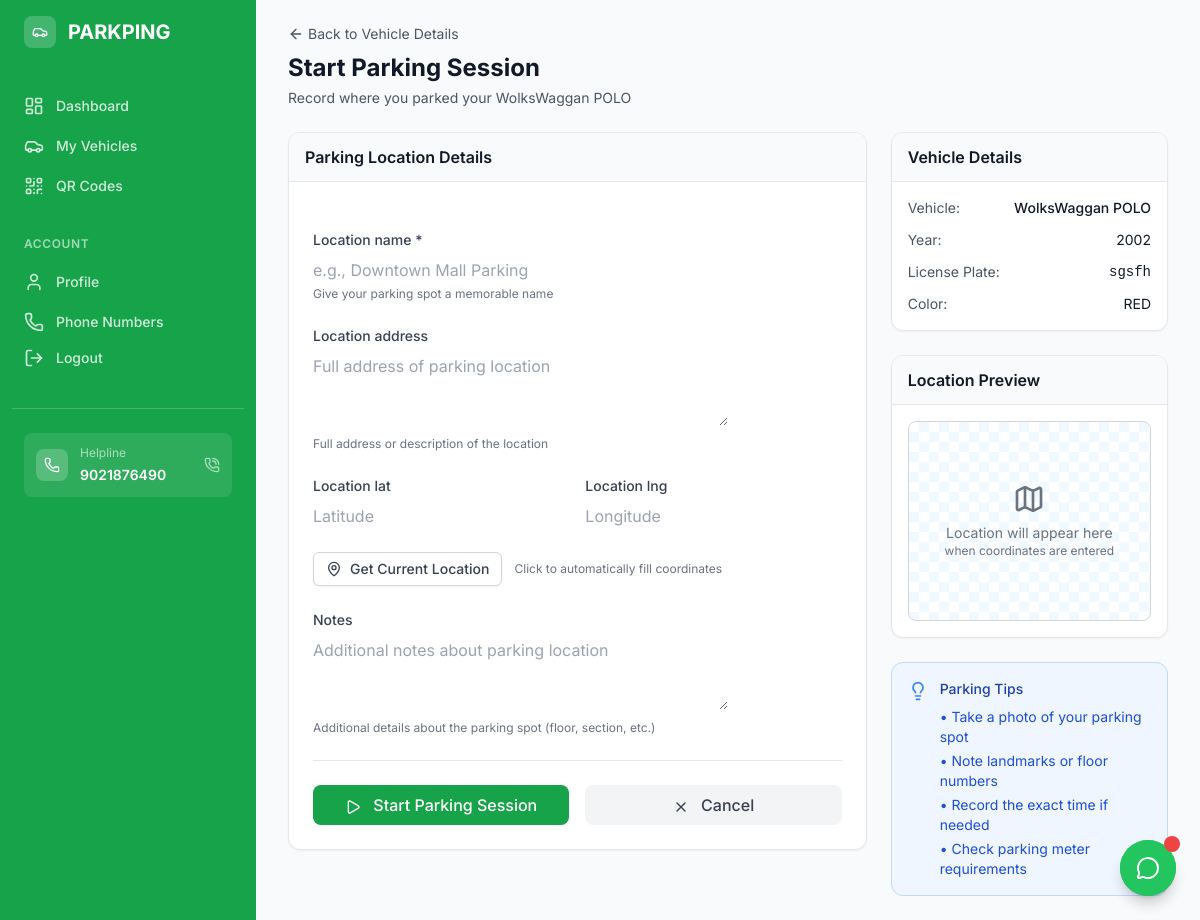
/parking/vehicles/5/start-parking/ (signed in), run on the app's committed database.
### parking/models.py (models this page shows, shortened)
class Vehicle(models.Model):
    VEHICLE_TYPES = [
        ('car', 'Car'),
        ('motorcycle', 'Motorcycle'),
        ('truck', 'Truck'),
        ('van', 'Van'),
        ('suv', 'SUV'),
        ('other', 'Other'),
    ]
    user = models.ForeignKey(CustomUser, on_delete=models.CASCADE, related_name='vehicles')
    vehicle_type = models.CharField(max_length=20, choices=VEHICLE_TYPES, default='car')
    make = models.CharField(max_length=100)
    model = models.CharField(max_length=100)
    year = models.PositiveIntegerField()
    color = models.CharField(max_length=50)
    license_plate = models.CharField(max_length=20, unique=True)
    vin = models.CharField(max_length=17, blank=True, help_text="Vehicle Identification Number")
    contact_phone = models.ForeignKey(
        'accounts.UserPhoneNumber',
        on_delete=models.SET_NULL,
        null=True,
        blank=True,
        related_name='vehicle_contacts'
    )
    qr_code = models.ImageField(upload_to='qr_codes/', null=True, blank=True)
    qr_unique_id = models.UUIDField(default=uuid.uuid4, unique=True)
    is_qr_active = models.BooleanField(default=True)
    qr_primary_color = models.CharField(max_length=7, default='#000000', help_text="Primary QR color")
    qr_secondary_color = models.CharField(max_length=7, default='#FFFFFF', help_text="Secondary QR color")
    qr_include_logo = models.BooleanField(default=False, help_text="Include logo in QR code")
    qr_logo_size = models.CharField(max_length=10, default='medium', choices=[('small', 'Small'), ('medium', 'Medium'), ('large', 'Large')])
    qr_size = models.CharField(max_length=10, default='medium', choices=[('small', 'Small (200x200)'), ('medium', 'Medium (300x300)'), ('large', 'Large (400x400)')])
    show_phone = models.BooleanField(default=True)
    show_name = models.BooleanField(default=False)
    show_email = models.BooleanField(default=False)
    show_vehicle_details = models.BooleanField(default=True)
    emergency_contact_number = models.CharField(max_length=17, blank=True, help_text="Emergency contact number to display in QR code")
    show_emergency_contact = models.BooleanField(default=False, help_text="Show emergency contact number in QR code")
    helpline_number = models.CharField(max_length=17, blank=True, help_text="Helpline number to display in QR code")
    show_helpline_number = models.BooleanField(default=False, help_text="Show helpline number in QR code")
    masking_enabled = models.BooleanField(default=False, help_text="Enable number masking for this vehicle's QR code")
    created_at = models.DateTimeField(auto_now_add=True)
    updated_at = models.DateTimeField(auto_now=True)
    class Meta:
        ordering = ['-created_at']

### parking/views.py (the view)
# urls.py: path('vehicles/<int:vehicle_id>/start-parking/', views.start_parking_session, name='start_parking_session'),
@login_required
def start_parking_session(request, vehicle_id):
    vehicle = get_object_or_404(Vehicle, pk=vehicle_id, user=request.user)
    if request.method == 'POST':
        form = ParkingSessionForm(request.POST)
        if form.is_valid():
            session = form.save(commit=False)
            session.vehicle = vehicle
            session.status = 'active'
            session.save()
            messages.success(request, 'Parking session started!')
            return redirect('parking:parking_sessions')
    else:
        form = ParkingSessionForm()
    context = {
        'form': form,
        'vehicle': vehicle,
    }
    return render(request, 'parking/start_parking_session.html', context)

### parking/forms.py
class ParkingSessionForm(forms.ModelForm):
    class Meta:
        model = ParkingSession
        fields = ['location_name', 'location_address', 'location_lat', 'location_lng', 'notes']
        widgets = {
            'location_name': forms.TextInput(attrs={'placeholder': 'e.g., Downtown Mall Parking'}),
            'location_address': forms.Textarea(attrs={'rows': 3, 'placeholder': 'Full address of parking location'}),
            'location_lat': forms.NumberInput(attrs={'step': 'any', 'placeholder': 'Latitude'}),
            'location_lng': forms.NumberInput(attrs={'step': 'any', 'placeholder': 'Longitude'}),
            'notes': forms.Textarea(attrs={'rows': 3, 'placeholder': 'Additional notes about parking location'}),
        }

### templates/parking/start_parking_session.html (shortened to what this page needs)
{% extends 'base.html' %}
{% load static %}
{% block content %}
  <div class="mb-6">
    <div class="flex items-center space-x-3">
      <a href="{% url 'parking:vehicle_detail' vehicle.pk %}" class="inline-flex items-center text-sm text-gray-600 hover:text-gray-900 transition-colors">
        <i data-lucide="arrow-left" class="w-4 h-4 mr-1"></i>
        Back to Vehicle Details
      </a>
    </div>
    <div class="mt-2">
      <h1 class="text-2xl font-bold text-gray-900">Start Parking Session</h1>
      <p class="mt-1 text-sm text-gray-600">Record where you parked your {{ vehicle.make }} {{ vehicle.model }}</p>
    </div>
  </div>
  <div class="grid grid-cols-1 lg:grid-cols-3 gap-6">
    <div class="lg:col-span-2">
      <div class="bg-white shadow-sm rounded-xl border border-gray-200 overflow-hidden">
        <div class="px-4 py-3 border-b border-gray-200 bg-gray-50">
          <h3 class="text-base font-semibold text-gray-900">Parking Location Details</h3>
        </div>
        <div class="p-6">
          <form method="post" class="space-y-6">
            <div>
              <label for="{{ form.location_name.id_for_label }}" class="block text-sm font-medium text-gray-700 mb-2">
                {{ form.location_name.label }} *
              </label>
              {{ form.location_name }}
              <p class="mt-1 text-xs text-gray-500">Give your parking spot a memorable name</p>
            </div>
            <div>
              <label for="{{ form.location_address.id_for_label }}" class="block text-sm font-medium text-gray-700 mb-2">
                {{ form.location_address.label }}
              </label>
              {{ form.location_address }}
              <p class="mt-1 text-xs text-gray-500">Full address or description of the location</p>
            </div>
            <div class="grid grid-cols-2 gap-4">
              <div>
                <label for="{{ form.location_lat.id_for_label }}" class="block text-sm font-medium text-gray-700 mb-2">
                  {{ form.location_lat.label }}
                </label>
                {{ form.location_lat }}
              </div>
              <div>
                <label for="{{ form.location_lng.id_for_label }}" class="block text-sm font-medium text-gray-700 mb-2">
                  {{ form.location_lng.label }}
                </label>
                {{ form.location_lng }}
              </div>
            </div>
            <div class="flex items-center space-x-3">
              <button type="button" id="get-location" class="inline-flex items-center px-3 py-2 border border-gray-300 shadow-sm text-sm leading-4 font-medium rounded-md text-gray-700 bg-white hover:bg-gray-50 focus:outline-none focus:ring-2 focus:ring-offset-2 focus:ring-green-500">
                <i data-lucide="map-pin" class="w-4 h-4 mr-2"></i>
                Get Current Location
              </button>
              <span class="text-xs text-gray-500">Click to automatically fill coordinates</span>
            </div>
            <div>
              <label for="{{ form.notes.id_for_label }}" class="block text-sm font-medium text-gray-700 mb-2">
                {{ form.notes.label }}
              </label>
              {{ form.notes }}
              <p class="mt-1 text-xs text-gray-500">Additional details about the parking spot (floor, section, etc.)</p>
            </div>
            <div class="flex space-x-4 pt-6 border-t border-gray-200">
              <button type="submit" class="flex-1 bg-green-600 text-white py-2 px-4 rounded-lg font-medium hover:bg-green-700 focus:outline-none focus:ring-2 focus:ring-offset-2 focus:ring-green-500 transition-colors">
                <i data-lucide="play" class="w-4 h-4 mr-2 inline"></i>
                Start Parking Session
              </button>
              <a href="{% url 'parking:vehicle_detail' vehicle.pk %}" class="flex-1 bg-gray-100 text-gray-700 py-2 px-4 rounded-lg font-medium hover:bg-gray-200 focus:outline-none focus:ring-2 focus:ring-offset-2 focus:ring-gray-500 transition-colors text-center">
                <i data-lucide="x" class="w-4 h-4 mr-2 inline"></i>
                Cancel
              </a>
            </div>
          </form>
        </div>
      </div>
    </div>
    <div class="space-y-6">
      <div class="bg-white shadow-sm rounded-xl border border-gray-200 overflow-hidden">
        <div class="px-4 py-3 border-b border-gray-200 bg-gray-50">
          <h3 class="text-base font-semibold text-gray-900">Vehicle Details</h3>
        </div>
        <div class="p-4">
          <div class="space-y-3 text-sm">
            <div class="flex justify-between">
              <span class="text-gray-600">Vehicle:</span>
              <span class="text-gray-900 font-medium">{{ vehicle.make }} {{ vehicle.model }}</span>
            </div>
            <div class="flex justify-between">
              <span class="text-gray-600">Year:</span>
              <span class="text-gray-900">{{ vehicle.year }}</span>
            </div>
            <div class="flex justify-between">
              <span class="text-gray-600">License Plate:</span>
              <span class="text-gray-900 font-mono">{{ vehicle.license_plate }}</span>
            </div>
            {% if vehicle.color %}
              <div class="flex justify-between">
                <span class="text-gray-600">Color:</span>
                <span class="text-gray-900">{{ vehicle.color }}</span>
              </div>
            {% endif %}
          </div>
        </div>
      </div>
      <div class="bg-white shadow-sm rounded-xl border border-gray-200 overflow-hidden">
        <div class="px-4 py-3 border-b border-gray-200 bg-gray-50">
          <h3 class="text-base font-semibold text-gray-900">Location Preview</h3>
        </div>
        <div class="p-4">
          <div id="location-preview" class="location-map rounded-lg border border-gray-300 flex items-center justify-center">
            <div class="text-center text-gray-500">
              <i data-lucide="map" class="w-8 h-8 mx-auto mb-2"></i>
              <p class="text-sm">Location will appear here</p>
              <p class="text-xs">when coordinates are entered</p>
            </div>
          </div>
        </div>
      </div>
      <div class="bg-blue-50 border border-blue-200 rounded-xl p-4">
        <div class="flex items-start">
          <i data-lucide="lightbulb" class="w-5 h-5 text-blue-500 mt-0.5 mr-3 flex-shrink-0"></i>
          <div>
            <h4 class="text-sm font-medium text-blue-800 mb-2">Parking Tips</h4>
            <ul class="text-sm text-blue-700 space-y-1">
              <li>• Take a photo of your parking spot</li>
              <li>• Note landmarks or floor numbers</li>
              <li>• Record the exact time if needed</li>
              <li>• Check parking meter requirements</li>
            </ul>
          </div>
        </div>
      </div>
    </div>
  </div>
{% endblock %}

### templates/base.html (style rules this page uses)
body { font-family: 'Inter', sans-serif; }

### templates/parking/start_parking_session.html (style rules this page uses)
.location-map { min-height: 200px; background: linear-gradient(45deg, #f0f9ff 25%, transparent 25%), linear-gradient(-45deg, #f0f9ff 25%, transparent 25%), linear-gradient(45deg, transparent 75%, #f0f9ff 75%), linear-gradient(-45deg, transparent 75%, #f0f9ff 75%); background-size: 20px 20px; background-position: 0 0, 0 10px, 10px -10px, -10px 0px; }

### data on the page
Vehicle: make "WolksWaggan", model "POLO", year "2002", license_plate "sgsfh", color "RED"
